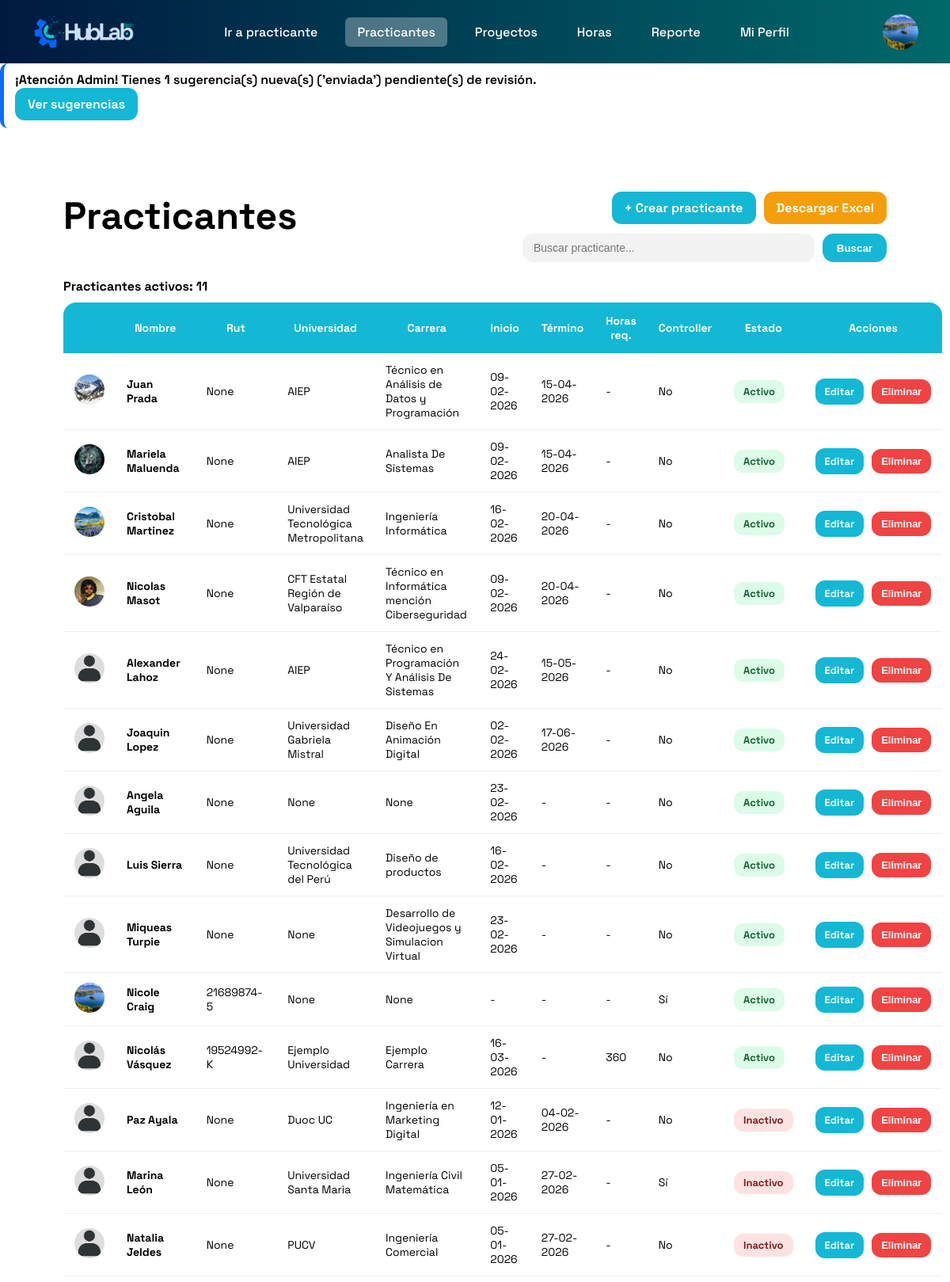
Screenshot of /panel/practicantes/ (signed in, upper part) with the database file from the repository.
### core/models.py (models this page shows, shortened)
class Practicante(models.Model):
    id = models.UUIDField(primary_key=True, default=uuid.uuid4, editable=False)
    user = models.OneToOneField(User, on_delete=models.CASCADE)
    rut = models.CharField(max_length=12, unique=True, null=True, blank=True)
    universidad = models.CharField(max_length=255, null=True, blank=True)
    carrera = models.CharField(max_length=255, null=True, blank=True)
    fecha_nacimiento = models.DateField(blank=True, null=True)
    fecha_inicio_practica = models.DateField(null=True, blank=True)
    fecha_termino_practica = models.DateField(null=True, blank=True)
    horas_requeridas = models.IntegerField(null=True, blank=True)
    celular = models.CharField(max_length=15, blank=True, null=True)
    es_controller = models.BooleanField(default=False)
    activo = models.BooleanField(default=True)
    foto_perfil = models.ImageField(upload_to="perfiles/", null=True, blank=True)
    fecha_creacion = models.DateTimeField(auto_now_add=True)

### core/views.py (the view, shortened to what this page needs)
# urls.py: path("panel/practicantes/", admin_practicantes, name="admin_practicantes"),
@staff_member_required
def admin_practicantes(request):
    q = (request.GET.get("q") or "").strip()
    hoy = timezone.localdate()
    Practicante.objects.filter(
        activo=True,
        fecha_termino_practica__isnull=False,
        fecha_termino_practica__lte=hoy
    ).update(activo=False)
    practicantes_qs = Practicante.objects.select_related("user").filter(
        user__is_superuser=False,
    )
    practicantes = (
        practicantes_qs
        .annotate(
            orden_activo=Case(
                When(activo=True, then=Value(0)),
                default=Value(1),
                output_field=IntegerField(),
            ),
            orden_sin_fecha=Case(
                When(fecha_termino_practica__isnull=True, then=Value(1)),
                default=Value(0),
                output_field=IntegerField(),
            ),
        )
        .order_by("orden_activo", "orden_sin_fecha", "fecha_termino_practica", "user__first_name", "user__last_name")
    )
    total_activos = practicantes.filter(activo=True).count()
    return render(request, "admin_practicantes.html", {
        "practicantes": practicantes,
        "total_activos": total_activos,
    })

### core/context_processors.py (called while the page is built)
def _get_practicante(request):
    if not request.user.is_authenticated or request.user.is_superuser:
        return None
    return Practicante.objects.filter(user=request.user).first()

def navbar_avatar(request):
    avatar_url = None
    if request.user.is_authenticated:
        if request.user.is_superuser:
            perfil = _get_perfil_admin(request)
            if perfil and getattr(perfil, "foto_perfil", None):
                avatar_url = perfil.foto_perfil.url
        else:
            pract = _get_practicante(request)
            if pract and getattr(pract, "foto_perfil", None):
                avatar_url = pract.foto_perfil.url
    return {"navbar_avatar_url": avatar_url}

def es_controller(request):
    pract = _get_practicante(request)
    es_ctrl = bool(pract and pract.es_controller)
    return {"es_controller": es_ctrl}

def es_admin_path(request):
    path_actual = request.path or ""
    return {"es_admin_path": path_actual.startswith("/panel/")}

def sugerencias_pendientes(request):
    if request.user.is_authenticated and request.user.is_staff:
        count = Sugerencia.objects.filter(estado='enviada').count()
        return {'nuevas_sugerencias_count': count}
    return {'nuevas_sugerencias_count': 0}

### core/templates/admin_practicantes.html (shortened to what this page needs)
{% extends "base.html" %}
{% load static %}
{% block content %}
<div class="wrap">
  <div class="header">
    <h1>Practicantes</h1>
    <div class="header-right">
      <div class="header-actions">
        <a href="{% url 'admin_practicante_crear' %}" class="btn">+ Crear practicante</a>
        <a href="{% url 'admin_practicantes_excel' %}?q={{ request.GET.q }}" class="btn btn-excel">
          Descargar Excel
        </a>
      </div>
      <form method="GET" class="search-box">
        <input
          type="text"
          name="q"
          placeholder="Buscar practicante..."
          value="{{ request.GET.q }}"
        >
        <button type="submit">Buscar</button>
      </form>
    </div>
  </div>
  <div style="margin-bottom:10px; font-weight:700;">
    Practicantes activos: {{ total_activos }}
  </div>
  <table class="table">
    <thead>
      <tr>
        <th></th>
        <th>Nombre</th>
        <th>Rut</th>
        <th>Universidad</th>
        <th>Carrera</th>
        <th>Inicio</th>
        <th>Término</th>
        <th>Horas req.</th>
        <th>Controller</th>
        <th>Estado</th>
        <th>Acciones</th>
      </tr>
    </thead>
    <tbody>
      {% for p in practicantes %}
      <tr>
        <td>
          {% if p.foto_perfil %}
            <img src="{{ p.foto_perfil.url }}" class="avatar" alt="avatar">
          {% else %}
            <img src="{% static 'images/default-avatar.png' %}" class="avatar" alt="avatar">
          {% endif %}
        </td>
        <td>
          <a href="{% url 'admin_practicante_perfil' p.user.id %}" style="text-decoration:none;color:inherit;font-weight:700;">
            {{ p.user.first_name }} {{ p.user.last_name }}
          </a>
        </td>
        <td>{{ p.rut }}</td>
        <td>{{ p.universidad }}</td>
        <td>{{ p.carrera }}</td>
        <td>
          {% if p.fecha_inicio_practica %}
            {{ p.fecha_inicio_practica|date:"d-m-Y" }}
          {% else %}-{% endif %}
        </td>
        <td>
          {% if p.fecha_termino_practica %}
            {{ p.fecha_termino_practica|date:"d-m-Y" }}
          {% else %}-{% endif %}
        </td>
        <td>{{ p.horas_requeridas|default:"-" }}</td>
        <td>
          {% if p.user.is_staff %}
            Sí
          {% else %}
            No
          {% endif %}
        </td>
        <td>
          {% if p.activo %}
            <span class="estado activo">Activo</span>
          {% else %}
            <span class="estado inactivo">Inactivo</span>
          {% endif %}
        </td>
        <td>
          <div class="row-actions">
            <a href="{% url 'admin_practicante_editar' p.user.id %}" class="btn-mini" style="background:#14b8d4;color:#fff;text-decoration:none;">
              Editar
            </a>
            <form method="POST" action="{% url 'admin_practicante_eliminar' p.user.id %}" style="margin:0;">
              <button type="submit"
                      class="btn-mini btn-del"
                      onclick="return confirm('¿Estás seguro que quieres eliminar este practicante? Esta opción eliminará todos los datos del practicante para siempre, incluyendo su registro de horas, participación en proyectos y reportes hechos. Te recomendamos marcarlo como inactivo en editar perfil si tiene mucha información.');">
                Eliminar
              </button>
            </form>
          </div>
        </td>
      </tr>
      {% empty %}
      <tr>
        <td colspan="10">No hay practicantes registrados.</td>
      </tr>
      {% endfor %}
    </tbody>
  </table>
</div>
{% endblock %}

### core/templates/base.html (style rules this page uses)
body { margin:0; font-family:'Space Grotesk', sans-serif; }

### core/templates/admin_practicantes.html (style rules this page uses)
.wrap { max-width:1200px; margin:0 auto; padding:30px 40px; }
.header { display:flex; justify-content:space-between; align-items:flex-start; gap:20px; margin-bottom:20px; }
.header h1 { margin:0; font-size:48px; }
.header-right { display:flex; flex-direction:column; align-items:flex-end; gap:12px; min-width:460px; }
.header-actions { display:flex; gap:10px; flex-wrap:wrap; justify-content:flex-end; }
.btn { background:#14b8d4; color:white; border:none; padding:10px 16px; border-radius:12px; font-weight:700; cursor:pointer; text-decoration:none; display:inline-block; white-space:nowrap; }
.btn-excel { background:#f59e0b; }
.search-box { display:flex; gap:10px; width:460px; }
.search-box input { flex:1; padding:10px 14px; border-radius:14px; border:none; background:#f2f2f2; font-size:14px; outline:none; }
.search-box button { background:#14b8d4; color:white; border:none; padding:10px 18px; border-radius:14px; font-weight:700; cursor:pointer; white-space:nowrap; }
.table { width:100%; border-collapse:separate; border-spacing:0; background:#fff; border-radius:16px; overflow:hidden; }
.table thead th { background:#14b8d4; color:#fff; font-weight:700; padding:14px 14px; font-size:14px; border-bottom:0; }
.table td { padding:12px 14px; text-align:left; border-bottom:1px solid #eee; font-size:14px; vertical-align:middle; }
.avatar { width:38px; height:38px; border-radius:50%; object-fit:cover; background:#ddd; }
.row-actions { display:flex; align-items:center; gap:10px; flex-wrap:nowrap; white-space:nowrap; }
.btn-mini { padding:8px 12px; border-radius:12px; border:none; font-size:13px; font-weight:700; cursor:pointer; white-space:nowrap; }
.btn-del { background:#ef4444; color:white; }
.estado { padding:6px 12px; border-radius:12px; font-weight:800; font-size:13px; display:inline-block; white-space:nowrap; }
.activo { background:#dcfce7; color:#166534; }
.inactivo { background:#fee2e2; color:#7f1d1d; }

### rows the page displays
Practicante: foto_perfil (picture), user.first_name "Juan", user.last_name "Prada", rut "None", universidad "AIEP", carrera "Técnico en Análisis de Datos y Programación", fecha_inicio_practica "09-02-2026", fecha_termino_practica "15-04-2026", horas_requeridas "-", activo "Activo"
Practicante: foto_perfil (picture), user.first_name "Mariela", user.last_name "Maluenda", rut "None", universidad "AIEP", carrera "Analista De Sistemas", fecha_inicio_practica "09-02-2026", fecha_termino_practica "15-04-2026", horas_requeridas "-", activo "Activo"
Practicante: foto_perfil (picture), user.first_name "Cristobal", user.last_name "Martinez", rut "None", universidad "Universidad Tecnológica Metropolitana", carrera "Ingeniería Informática", fecha_inicio_practica "16-02-2026", fecha_termino_practica "20-04-2026", horas_requeridas "-", activo "Activo"
Practicante: foto_perfil (picture), user.first_name "Nicolas", user.last_name "Masot", rut "None", universidad "CFT Estatal Región de Valparaíso", carrera "Técnico en Informática mención Ciberseguridad", fecha_inicio_practica "09-02-2026", fecha_termino_practica "20-04-2026", horas_requeridas "-", activo "Activo"
Practicante: user.first_name "Alexander", user.last_name "Lahoz", rut "None", universidad "AIEP", carrera "Técnico en Programación Y Análisis De Sistemas", fecha_inicio_practica "24-02-2026", fecha_termino_practica "15-05-2026", horas_requeridas "-", activo "Activo"
Practicante: user.first_name "Joaquin", user.last_name "Lopez", rut "None", universidad "Universidad Gabriela Mistral", carrera "Diseño En Animación Digital", fecha_inicio_practica "02-02-2026", fecha_termino_practica "17-06-2026", horas_requeridas "-", activo "Activo"
Practicante: user.first_name "Angela", user.last_name "Aguila", rut "None", universidad "None", carrera "None", fecha_inicio_practica "23-02-2026", horas_requeridas "-", activo "Activo"
Practicante: user.first_name "Luis", user.last_name "Sierra", rut "None", universidad "Universidad Tecnológica del Perú", carrera "Diseño de productos", fecha_inicio_practica "16-02-2026", horas_requeridas "-", activo "Activo"
Practicante: user.first_name "Miqueas", user.last_name "Turpie", rut "None", universidad "None", carrera "Desarrollo de Videojuegos y Simulacion Virtual", fecha_inicio_practica "23-02-2026", horas_requeridas "-", activo "Activo"
Practicante: foto_perfil (picture), user.first_name "Nicole", user.last_name "Craig", rut "21689874-5", universidad "None", carrera "None", horas_requeridas "-", shows "Sí", activo "Activo"
Practicante: user.first_name "Nicolás", user.last_name "Vásquez", rut "19524992-K", universidad "Ejemplo Universidad", carrera "Ejemplo Carrera", fecha_inicio_practica "16-03-2026", horas_requeridas "360", shows "No", activo "Activo"
Practicante: user.first_name "Paz", user.last_name "Ayala", rut "None", universidad "Duoc UC", carrera "Ingeniería en Marketing Digital", fecha_inicio_practica "12-01-2026", fecha_termino_practica "04-02-2026", horas_requeridas "-", activo "Inactivo"
Practicante: user.first_name "Marina", user.last_name "León", rut "None", universidad "Universidad Santa Maria", carrera "Ingeniería Civil Matemática", fecha_inicio_practica "05-01-2026", fecha_termino_practica "27-02-2026", horas_requeridas "-", shows "Sí", activo "Inactivo"
Practicante: user.first_name "Natalia", user.last_name "Jeldes", rut "None", universidad "PUCV", carrera "Ingeniería Comercial", fecha_inicio_practica "05-01-2026", fecha_termino_practica "27-02-2026", horas_requeridas "-", activo "Inactivo"

### other values shown
{{ nuevas_sugerencias_count }} "1"
{{ total_activos }} "11"
